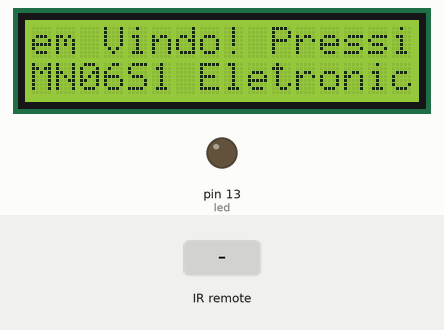
Recording of a sketch running on a simulated Arduino Uno, built with avr-gcc and run on an emulated ATmega328P. Shown: 16×2 character LCD, output pins drawn as LEDs (lit = HIGH). The inputs (shaded band) are chosen by the test bench.

Above: at 0.15 s.
At 1.2 s:
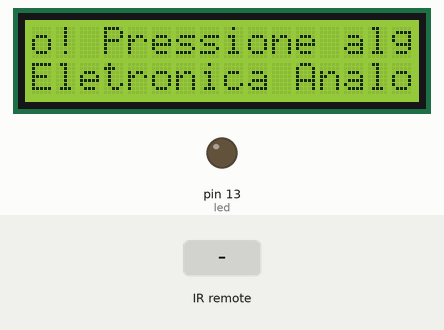
1.3 s: infrared code 0xFD08F7 received
At 2.2 s:
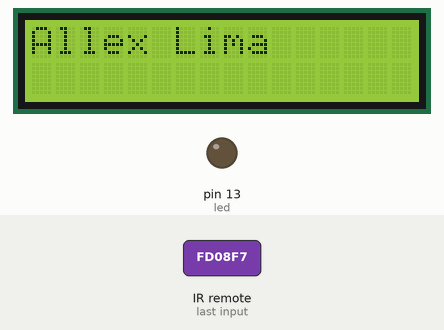
Timing chart, 0 to 4.3 s (numbered marks = the images above; inputs shaded):
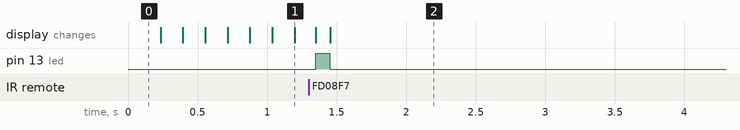

The sketch:

codigo_lcdIR.ino
```cpp
// (licence header left out)
//Incluidas bibliotecas responsáveis pelo display LCD e receptor infravermelho
#include <LiquidCrystal.h>
#include <IRremote.h>

int led = 13;

IRrecv irrecv(12); //Configuração do pino receptor de sinal IR
LiquidCrystal lcd(7, 6, 5, 4, 3, 2); //COnfiguração dos pinos conectados com display LCD
decode_results resultado;
char* turma = "CMN06S1 Eletronica Analogica e Digital ";
char* instrucao = "Bem Vindo! Pressione alguma tecla (1-5)";

void setup() {
  pinMode(led, OUTPUT);
  lcd.begin(16,2); //Inicialização do display LCD
  irrecv.enableIRIn(); //Abilita receptor
}

const char * retorna_integrante(int opt) {
  static char* array;
  switch(opt) {
  	case 16582903:
    	array = "Allex Lima";
    	break;
    case 16615543:
    	array = "Daniel Bispo";
    	break;
    case 16599223:
    	array = "Heryck Michael";
    	break;
    case 16591063:
    	array = "Paulo Moraes";
    	break;
    case 16623703:
    	array = "Renan Barroncas";
    	break;
  }
  return array;
}


void loop() {

    if (irrecv.decode(&resultado)){        // Se um dado for recebido
        lcd.clear();
        digitalWrite(led, HIGH);             // Pisca LED
        delay(100);
        digitalWrite(led, LOW);
        lcd.clear();                         // Limpa a tela do LCD
        lcd.print(retorna_integrante(resultado.value));    // Retorna o integrante correspondente
        irrecv.resume();
      	delay(4500);
    } else {                               // Exibe mensagem de boas vindas
          lcd.setCursor(0,0);
          lcd.print(instrucao);
          lcd.setCursor(0,2);
          lcd.print(turma);
          lcd.scrollDisplayLeft();
          delay(150);
  		//}
    }
  }
```

Measured:
- after the input at 1.3 s, pin 13 (led): LOW → HIGH after 0.05 s, → LOW 0.10 s later; the display: first changes after 0.05 s (image 2 shows a later state)
